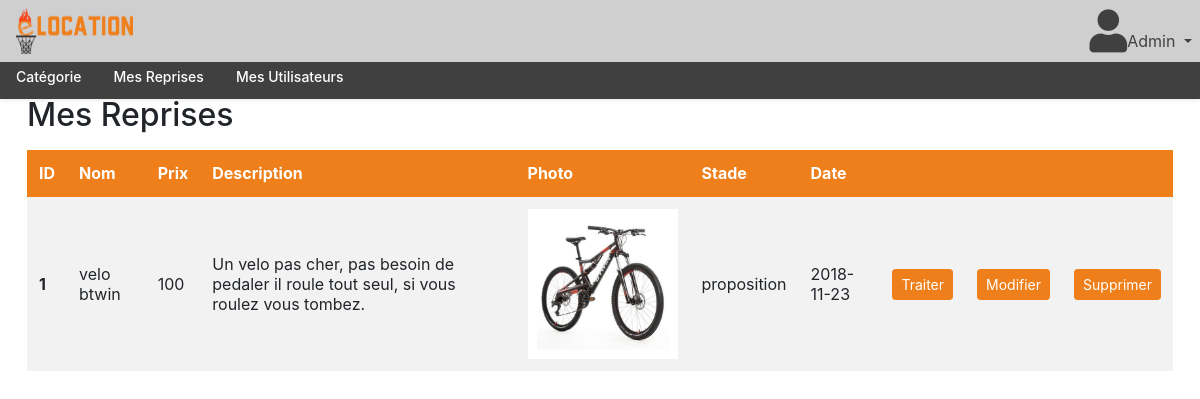
Page /index.php?page=accueil&&rub=reprises (signed in) on the committed database.
### tables this page shows
CREATE TABLE `ligne_proposition` (
  `id` int(11) NOT NULL,
  `nom` varchar(45) NOT NULL,
  `prix` int(11) NOT NULL,
  `description` text NOT NULL,
  `photo` blob NOT NULL,
  `stade` enum('proposition','offre','valide') NOT NULL DEFAULT 'proposition',
  `num_proposition_id` int(11) NOT NULL
);

CREATE TABLE `num_proposition` (
  `id` int(11) NOT NULL,
  `nom` varchar(45) NOT NULL,
  `date_propo` date NOT NULL,
  `utilisateur_id` int(11) NOT NULL
);

### models/requete.php (called while the page is built, shortened)
<?php
function affichage_reprise() {
    include('models/db_connect.php');
    $affichage_reprise = $bdd->query("SELECT ligne_proposition.id as ID,ligne_proposition.nom as Nom,ligne_proposition.prix as Prix,ligne_proposition.description as Description,ligne_proposition.photo as Photo,ligne_proposition.stade as Stade, num_proposition.date_propo as Date FROM `ligne_proposition` JOIN num_proposition ON ligne_proposition.num_proposition_id = num_proposition.id GROUP BY ligne_proposition.stade;");
    return($affichage_reprise);
}
?>

### views/template/mes_reprises.php (the view)
<div class="container" style="max-width: 98%;margin-top: 5%">
<p><h2>Mes Reprises</h2></p>
    <table class="table table-striped table-hover" style="align-center: auto;">
        <thead class="thead-dark">
            <tr>
                <th scope="col">ID</th>
                <th scope="col">Nom</th>
                <th scope="col">Prix</th>
                <th scope="col">Description</th>
                <th scope="col">Photo</th>
                <th scope="col">Stade</th>
                <th scope="col">Date</th>
                <th scope="col"></th>
                <th scope="col"></th>
                <th scope="col"></th>
            </tr>
        </thead>
        <tbody>
        <?php
    while($donneesAffichage = $affichage_reprise->fetch()){
        ?>
            <tr><th scope="row"><?php echo $donneesAffichage['ID']; ?></th>
            <td><?php echo $donneesAffichage['Nom']; ?></td>
            <td><?php echo $donneesAffichage['Prix']; ?></td>
            <td><?php echo $donneesAffichage['Description']; ?></td>
            <td><img src="views/template/vbtwin1.jpg" style="width: 150px;height: 150px;"></td>
            <td><?php echo $donneesAffichage['Stade']; ?></td>
            <td><?php echo $donneesAffichage['Date']; ?></td>
            <td><button type="button" class="btn btn-danger btn-sm">Traiter</button></td>
            <td><button type="button" class="btn btn-danger btn-sm">Modifier</button></td>
            <td><button type="button" class="btn btn-danger btn-sm">Supprimer</button></td>
            </tr>
            <?php
    }
    ?>
        </tbody>
    </table>
</div>

### views/librairies/offcanvas.css (style rules this page uses)
body { padding-top: 3%; }

### rows in the picture
ligne_proposition: id "1", nom "velo btwin", prix "100", description "Un velo pas cher, pas besoin de pedaler il roule tout seul, si vous roulez vous tombez.", stade "proposition", num_proposition.date_propo "2018-11-23"

### other values in the picture
$_SESSION['pseudo'] "Admin"
$value "Catégorie"
$value "Mes Reprises"
$value "Mes Utilisateurs"
